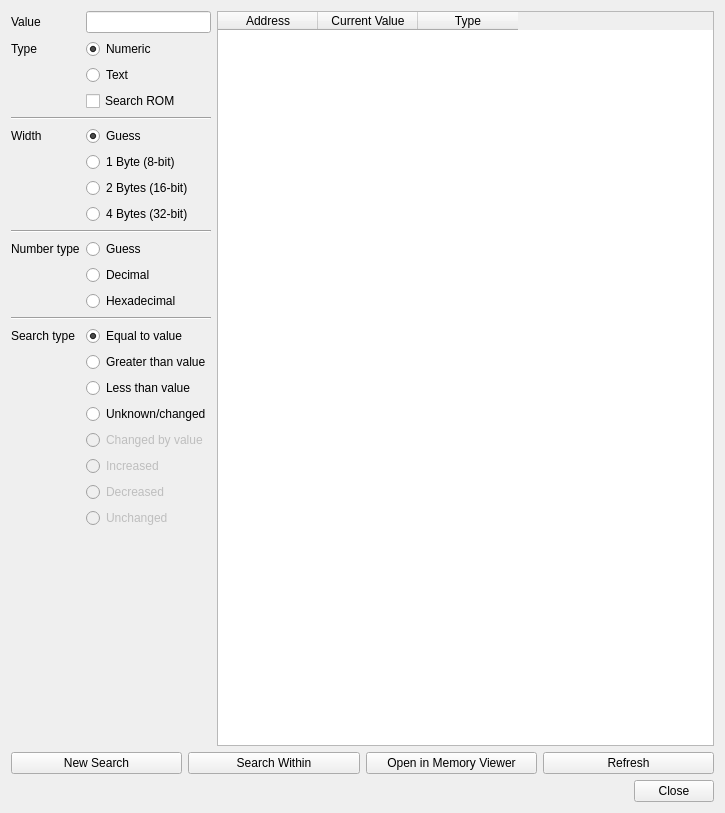
<?xml version="1.0" encoding="UTF-8"?>
<ui version="4.0">
 <class>QGBA::MemorySearch</class>
 <widget class="QWidget" name="QGBA::MemorySearch">
  <property name="geometry">
   <rect>
    <x>0</x>
    <y>0</y>
    <width>725</width>
    <height>813</height>
   </rect>
  </property>
  <property name="sizePolicy">
   <sizepolicy hsizetype="Preferred" vsizetype="Minimum">
    <horstretch>0</horstretch>
    <verstretch>0</verstretch>
   </sizepolicy>
  </property>
  <property name="minimumSize">
   <size>
    <width>540</width>
    <height>400</height>
   </size>
  </property>
  <property name="windowTitle">
   <string>Memory Search</string>
  </property>
  <layout class="QGridLayout" name="gridLayout">
   <item row="0" column="1">
    <widget class="QTableWidget" name="results">
     <property name="sizePolicy">
      <sizepolicy hsizetype="MinimumExpanding" vsizetype="MinimumExpanding">
       <horstretch>1</horstretch>
       <verstretch>0</verstretch>
      </sizepolicy>
     </property>
     <property name="editTriggers">
      <set>QAbstractItemView::NoEditTriggers</set>
     </property>
     <property name="selectionBehavior">
      <enum>QAbstractItemView::SelectRows</enum>
     </property>
     <property name="showGrid">
      <bool>false</bool>
     </property>
     <attribute name="verticalHeaderVisible">
      <bool>false</bool>
     </attribute>
     <column>
      <property name="text">
       <string>Address</string>
      </property>
     </column>
     <column>
      <property name="text">
       <string>Current Value</string>
      </property>
     </column>
     <column>
      <property name="text">
       <string>Type</string>
      </property>
     </column>
    </widget>
   </item>
   <item row="0" column="0">
    <layout class="QFormLayout" name="formLayout">
     <item row="0" column="0">
      <widget class="QLabel" name="label">
       <property name="text">
        <string>Value</string>
       </property>
      </widget>
     </item>
     <item row="0" column="1">
      <widget class="QLineEdit" name="value"/>
     </item>
     <item row="1" column="0">
      <widget class="QLabel" name="label_2">
       <property name="text">
        <string>Type</string>
       </property>
      </widget>
     </item>
     <item row="1" column="1">
      <widget class="QRadioButton" name="typeNum">
       <property name="text">
        <string>Numeric</string>
       </property>
       <property name="checked">
        <bool>true</bool>
       </property>
       <attribute name="buttonGroup">
        <string notr="true">type</string>
       </attribute>
      </widget>
     </item>
     <item row="2" column="1">
      <widget class="QRadioButton" name="typeStr">
       <property name="text">
        <string>Text</string>
       </property>
       <attribute name="buttonGroup">
        <string notr="true">type</string>
       </attribute>
      </widget>
     </item>
     <item row="4" column="0" colspan="2">
      <widget class="Line" name="line">
       <property name="orientation">
        <enum>Qt::Horizontal</enum>
       </property>
      </widget>
     </item>
     <item row="5" column="0">
      <widget class="QLabel" name="label_3">
       <property name="text">
        <string>Width</string>
       </property>
      </widget>
     </item>
     <item row="5" column="1">
      <widget class="QRadioButton" name="bitsGuess">
       <property name="text">
        <string>Guess</string>
       </property>
       <property name="checked">
        <bool>true</bool>
       </property>
       <attribute name="buttonGroup">
        <string notr="true">width</string>
       </attribute>
      </widget>
     </item>
     <item row="6" column="1">
      <widget class="QRadioButton" name="bits8">
       <property name="text">
        <string>1 Byte (8-bit)</string>
       </property>
       <attribute name="buttonGroup">
        <string notr="true">width</string>
       </attribute>
      </widget>
     </item>
     <item row="7" column="1">
      <widget class="QRadioButton" name="bits16">
       <property name="text">
        <string>2 Bytes (16-bit)</string>
       </property>
       <attribute name="buttonGroup">
        <string notr="true">width</string>
       </attribute>
      </widget>
     </item>
     <item row="8" column="1">
      <widget class="QRadioButton" name="bits32">
       <property name="text">
        <string>4 Bytes (32-bit)</string>
       </property>
       <property name="checked">
        <bool>false</bool>
       </property>
       <attribute name="buttonGroup">
        <string notr="true">width</string>
       </attribute>
      </widget>
     </item>
     <item row="9" column="0" colspan="2">
      <widget class="Line" name="line_2">
       <property name="orientation">
        <enum>Qt::Horizontal</enum>
       </property>
      </widget>
     </item>
     <item row="10" column="0">
      <widget class="QLabel" name="label_4">
       <property name="text">
        <string>Number type</string>
       </property>
      </widget>
     </item>
     <item row="10" column="1">
      <widget class="QRadioButton" name="numGuess">
       <property name="text">
        <string>Guess</string>
       </property>
       <property name="checked">
        <bool>true</bool>
       </property>
      </widget>
     </item>
     <item row="11" column="1">
      <widget class="QRadioButton" name="numDec">
       <property name="text">
        <string>Decimal</string>
       </property>
      </widget>
     </item>
     <item row="12" column="1">
      <widget class="QRadioButton" name="numHex">
       <property name="text">
        <string>Hexadecimal</string>
       </property>
      </widget>
     </item>
     <item row="13" column="0" colspan="2">
      <widget class="Line" name="line_3">
       <property name="orientation">
        <enum>Qt::Horizontal</enum>
       </property>
      </widget>
     </item>
     <item row="14" column="0">
      <widget class="QLabel" name="label_5">
       <property name="text">
        <string>Search type</string>
       </property>
      </widget>
     </item>
     <item row="14" column="1">
      <widget class="QRadioButton" name="opEqual">
       <property name="text">
        <string>Equal to value</string>
       </property>
       <property name="checked">
        <bool>true</bool>
       </property>
       <attribute name="buttonGroup">
        <string notr="true">op</string>
       </attribute>
      </widget>
     </item>
     <item row="15" column="1">
      <widget class="QRadioButton" name="opGreater">
       <property name="text">
        <string>Greater than value</string>
       </property>
       <attribute name="buttonGroup">
        <string notr="true">op</string>
       </attribute>
      </widget>
     </item>
     <item row="16" column="1">
      <widget class="QRadioButton" name="opLess">
       <property name="text">
        <string>Less than value</string>
       </property>
       <attribute name="buttonGroup">
        <string notr="true">op</string>
       </attribute>
      </widget>
     </item>
     <item row="17" column="1">
      <widget class="QRadioButton" name="opUnknown">
       <property name="text">
        <string>Unknown/changed</string>
       </property>
       <attribute name="buttonGroup">
        <string notr="true">op</string>
       </attribute>
      </widget>
     </item>
     <item row="18" column="1">
      <widget class="QRadioButton" name="opDelta">
       <property name="enabled">
        <bool>false</bool>
       </property>
       <property name="text">
        <string>Changed by value</string>
       </property>
       <attribute name="buttonGroup">
        <string notr="true">op</string>
       </attribute>
      </widget>
     </item>
     <item row="21" column="1">
      <widget class="QRadioButton" name="opDelta0">
       <property name="enabled">
        <bool>false</bool>
       </property>
       <property name="text">
        <string>Unchanged</string>
       </property>
       <attribute name="buttonGroup">
        <string notr="true">op</string>
       </attribute>
      </widget>
     </item>
     <item row="19" column="1">
      <widget class="QRadioButton" name="opDeltaPositive">
       <property name="enabled">
        <bool>false</bool>
       </property>
       <property name="text">
        <string>Increased</string>
       </property>
       <attribute name="buttonGroup">
        <string notr="true">op</string>
       </attribute>
      </widget>
     </item>
     <item row="20" column="1">
      <widget class="QRadioButton" name="opDeltaNegative">
       <property name="enabled">
        <bool>false</bool>
       </property>
       <property name="text">
        <string>Decreased</string>
       </property>
       <attribute name="buttonGroup">
        <string notr="true">op</string>
       </attribute>
      </widget>
     </item>
     <item row="3" column="1">
      <widget class="QCheckBox" name="searchROM">
       <property name="text">
        <string>Search ROM</string>
       </property>
      </widget>
     </item>
    </layout>
   </item>
   <item row="2" column="0" colspan="2">
    <widget class="QDialogButtonBox" name="buttonBox">
     <property name="standardButtons">
      <set>QDialogButtonBox::Close</set>
     </property>
    </widget>
   </item>
   <item row="1" column="0" colspan="2">
    <layout class="QHBoxLayout" name="horizontalLayout_2">
     <item>
      <widget class="QPushButton" name="search">
       <property name="text">
        <string>New Search</string>
       </property>
      </widget>
     </item>
     <item>
      <widget class="QPushButton" name="searchWithin">
       <property name="text">
        <string>Search Within</string>
       </property>
      </widget>
     </item>
     <item>
      <widget class="QPushButton" name="viewMem">
       <property name="text">
        <string>Open in Memory Viewer</string>
       </property>
      </widget>
     </item>
     <item>
      <widget class="QPushButton" name="refresh">
       <property name="text">
        <string>Refresh</string>
       </property>
      </widget>
     </item>
    </layout>
   </item>
  </layout>
 </widget>
 <resources/>
 <connections>
  <connection>
   <sender>buttonBox</sender>
   <signal>rejected()</signal>
   <receiver>QGBA::MemorySearch</receiver>
   <slot>close()</slot>
   <hints>
    <hint type="sourcelabel">
     <x>315</x>
     <y>357</y>
    </hint>
    <hint type="destinationlabel">
     <x>315</x>
     <y>188</y>
    </hint>
   </hints>
  </connection>
  <connection>
   <sender>opDelta0</sender>
   <signal>toggled(bool)</signal>
   <receiver>value</receiver>
   <slot>setDisabled(bool)</slot>
   <hints>
    <hint type="sourcelabel">
     <x>231</x>
     <y>768</y>
    </hint>
    <hint type="destinationlabel">
     <x>272</x>
     <y>26</y>
    </hint>
   </hints>
  </connection>
 </connections>
 <buttongroups>
  <buttongroup name="type"/>
  <buttongroup name="op"/>
  <buttongroup name="width"/>
 </buttongroups>
</ui>
